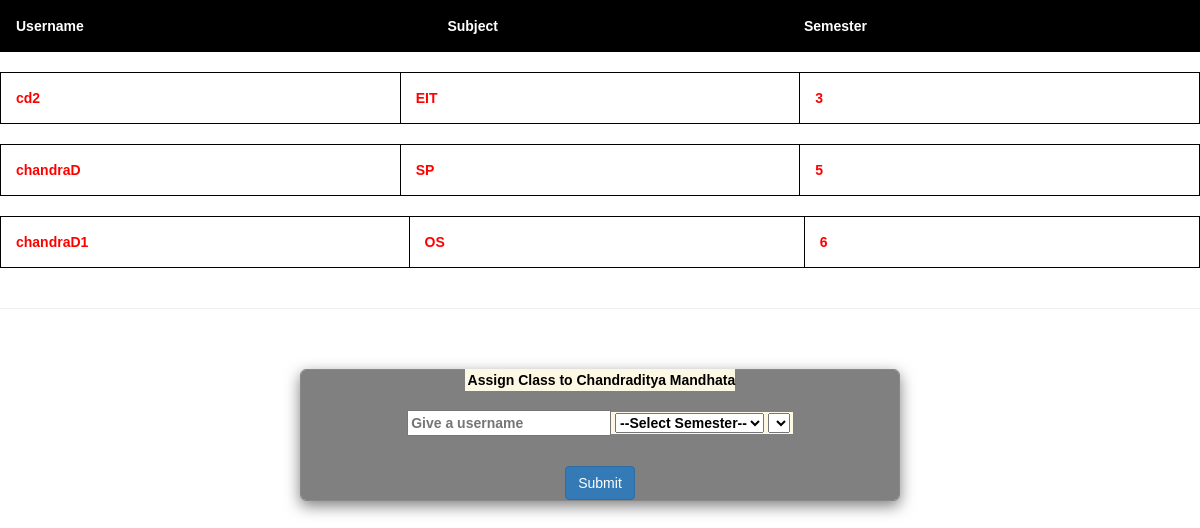
/srms/taskteacher.php?name=Chandraditya Mandhata, run on the app's committed database.
### tables this page shows
CREATE TABLE `teachers` (
  `username` varchar(50) NOT NULL,
  `password` varchar(20) NOT NULL,
  `name` varchar(50) NOT NULL,
  `sem` int(10) DEFAULT NULL,
  `subject` varchar(50) NOT NULL,
  `position` varchar(255) NOT NULL
);

### srms/taskteacher.php (the view, shortened to what this page needs)
<!DOCTYPE html>
<html lang="en" dir="ltr">
  <head>
    <link rel="stylesheet" type="text/css" href="css/bootstrap.min.css">
    <link rel="stylesheet" type="text/css" href="css/main.css">
    <link rel="stylesheet" href="https://maxcdn.bootstrapcdn.com/bootstrap/3.3.7/css/bootstrap.min.css">
  </head>
  <body>
    <center>
            <table id="t01">
              <tr>
              <th> <b>Username
               <th> <b>Subject
                <th><b>Semester
              </tr>
            </table>
            <br>
            <b>
    <?php
        include 'connection.php';
        $tname = $_GET['name'];
        $sql_select = "SELECT * FROM teachers WHERE name = '$tname'";
        $res_select = mysqli_query($conn,$sql_select);
        while($row_select = mysqli_fetch_array($res_select)){
          $username = $row_select['username'];
          $subject = $row_select['subject'];
          $sem = $row_select['sem'];
          echo "
            <table >
              <tr>
                 <td style='color:red;' >".$username."</td>
                 <td style='color:red;'>".$subject."</td>
                 <td style='color:red;'>".$sem."</td>
              </tr>
            </table>
            <br>
          ";
        }
    ?>
  </table></center>
  <hr>
    <form method="post" class="modal-content">
      <?php $tname = $_GET['name'];
          echo "<center><mark><b>Assign Class to $tname</b><br /><br>";
       ?>
       <input type="text" name="username" placeholder="Give a username"/>
      <select id="car" onchange="changeSubject()" name="sem">
        <option value="">--Select Semester--</option>
      </select>
      <select id = "carmodel" name="sub"></select></center>
      <center><input type="submit" id="singlebutton" name="submit" value="Submit" class="btn btn-primary" style="margin-top:5%;"/></center>
    </form>
  </body>
</html>

### srms/taskteacher.php (style rules this page uses)
table { width:100%; }
table, th, td { border: 1px solid black; border-collapse: collapse; }
th, td { padding: 15px; text-align: left; }
table#t01 tr:nth-child(odd) { background-color: #fff; }
table#t01 th { background-color: black; color: white; }
td { width:100px; }
body { font-family: Arial, Helvetica, sans-serif; }
.modal-content { background-color: grey; margin: 5% auto 15% auto; border: 1px solid #888; width: 50%; }

### data on the page
teachers: username "cd2", subject "EIT", sem "3"
teachers: username "chandraD", subject "SP", sem "5"
teachers: username "chandraD1", subject "OS", sem "6"

### other printed values
$tname "Chandraditya Mandhata"
